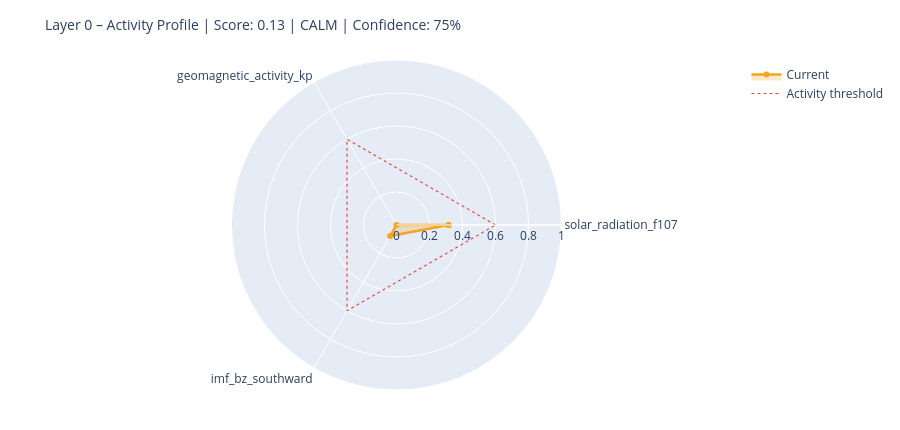

The cell this chart's notebook holds for it:
### Markdown cell above
---
## 6. State Assessment & Handoff to Layer 1

### Code cell
# ============================================================
# STEP 1 – Collect raw values with source modes
# Mode: 'primary' | 'fallback_3h' | 'last_valid' | 'missing'
# ============================================================

def safe_last(df, col):
    if df is None or col not in df.columns: return None
    s = df[col].dropna()
    return float(s.iloc[-1]) if not s.empty else None

f107_now = safe_last(df_f107, 'f10.7')
bz_now   = safe_last(df_mag,  'bz_gsm')
kp_now   = safe_last(df_kp,   'kp')
sw_now   = safe_last(df_sw,   'speed')

source_modes = {
    'F10.7':    'primary'  if f107_now is not None else 'missing',
    'Kp':       'primary'  if kp_now   is not None else 'missing',
    'IMF_Bz':   'primary'  if bz_now   is not None else 'missing',
    'SW_speed': 'primary'  if sw_now   is not None else 'missing',
}

# Kp Fallback – 3h endpoint
if kp_now is None:
    try:
        r = requests.get(
            'https://services.swpc.noaa.gov/json/noaa-planetary-k-index.json',
            timeout=10)
        r.raise_for_status()
        fb = pd.DataFrame(r.json())
        tc = next((c for c in fb.columns if 'time' in c.lower()), fb.columns[0])
        kc = next((c for c in fb.columns if 'kp' in c.lower() and c != tc), None)
        if kc:
            fb[kc] = fb[kc].astype(str).str.extract(r'([0-9]+(?:\.[0-9]*)?)')[0]
            fb[kc] = pd.to_numeric(fb[kc], errors='coerce')
            fb = fb[fb[kc] >= 0].dropna(subset=[kc])
            if not fb.empty:
                kp_now = float(fb[kc].iloc[-1])
                source_modes['Kp'] = 'fallback_3h'
                print(f'  Kp fallback (3h): {kp_now:.1f}')
    except Exception as e:
        print(f'  Kp fallback failed: {e}')

# Solar Wind Fallback – last valid value
if sw_now is None and df_sw is not None and 'speed' in df_sw.columns:
    s = df_sw['speed'].dropna()
    if not s.empty:
        sw_now = float(s.iloc[-1])
        source_modes['SW_speed'] = 'last_valid'
        print(f'  SW fallback (last_valid): {sw_now:.0f} km/s')

print()
print('Source modes:', source_modes)

# ============================================================
# STEP 2 – Score from available components only
# ============================================================

def norm(v, lo, hi):
    if v is None: return None
    return max(0.0, min(1.0, (v - lo) / (hi - lo)))

COMPONENTS = {
    'solar_radiation_f107':    (f107_now, norm(f107_now, 60, 250)),
    'geomagnetic_activity_kp': (kp_now,   norm(kp_now,   0,   9)),
    'imf_bz_southward':        (bz_now,   norm(-(bz_now or 0) if bz_now else None, -5, 30)
                                           if bz_now is not None else None),
    'solar_wind_speed':        (sw_now,   norm(sw_now, 300, 800)),
}

available   = {k: v[1] for k, v in COMPONENTS.items() if v[1] is not None}
unavailable = [k for k, v in COMPONENTS.items() if v[1] is None]

layer0_score = round(sum(available.values()) / len(available), 4) if available else None
confidence   = round(len(available) / len(COMPONENTS), 2)

level = ('unknown'  if layer0_score is None
         else 'calm'     if layer0_score < 0.3
         else 'moderate' if layer0_score < 0.6
         else 'active')

# ============================================================
# STEP 3 – Dominant Driver
# ============================================================

def dominant_driver(kp, f107, bz, sw):
    candidates = []
    if kp   is not None and kp   >= 4:   candidates.append(('geomagnetic',    kp / 9))
    if sw   is not None and sw   >= 500:  candidates.append(('solar_wind',     sw / 800))
    if bz   is not None and bz   <= -5:   candidates.append(('imf_southward',  abs(bz) / 30))
    if f107 is not None and f107 >= 150:  candidates.append(('solar_radiation',f107 / 250))
    return max(candidates, key=lambda x: x[1])[0] if candidates else 'none'

driver = dominant_driver(kp_now, f107_now, bz_now, sw_now)

# ============================================================
# STEP 4 – Downstream expectations
# ============================================================

def downstream_expectation(driver, score, kp, bz, f107):
    exp = {
        'magnetosphere':        'calm',
        'ionosphere':           'calm',
        'schumann_resonance':   'unchanged',
        'lithosphere_currents': 'low',
    }
    if driver == 'geomagnetic' or (kp and kp >= 5):
        exp['magnetosphere']        = 'compressed / storm'
        exp['ionosphere']           = 'elevated disturbance (TEC variability)'
        exp['schumann_resonance']   = 'elevated amplitude possible'
        exp['lithosphere_currents'] = 'elevated induction currents'
    elif driver == 'imf_southward' or (bz and bz <= -5):
        exp['magnetosphere']        = 'energy coupling active'
        exp['ionosphere']           = 'elevated electron density possible'
        exp['schumann_resonance']   = 'slight modulation possible'
    elif driver == 'solar_radiation' or (f107 and f107 >= 150):
        exp['ionosphere']           = 'elevated ionization (F-layer)'
        exp['schumann_resonance']   = 'slightly elevated background activity'
    return exp

downstream = downstream_expectation(driver, layer0_score, kp_now, bz_now, f107_now)

# ============================================================
# CONSOLE OUTPUT
# ============================================================

W = 58
print('=' * W)
print('LAYER 0 – STATE ASSESSMENT')
print('=' * W)
for name, (raw_v, score_v) in COMPONENTS.items():
    if score_v is not None:
        bar = '█' * int(score_v * 20) + '░' * (20 - int(score_v * 20))
        print(f'  {name:<35}  {bar}  {score_v:.2f}')
    else:
        print(f'  {name:<35}  {"─" * 20}  n/a')
print('-' * W)
print(f'  Score ({len(available)}/{len(COMPONENTS)} components):  {layer0_score:.3f}')
print(f'  Confidence:         {confidence:.0%}')
print(f'  Level:              {level.upper()}')
print(f'  Dominant Driver:    {driver}')

# Radar chart
cats = list(available.keys())
vals = list(available.values())
if len(cats) >= 3:
    fig = go.Figure()
    fig.add_trace(go.Scatterpolar(
        r=vals + [vals[0]], theta=cats + [cats[0]],
        fill='toself', fillcolor='rgba(242,166,35,0.25)',
        line=dict(color='#F2A623', width=2.5), name='Current'
    ))
    fig.add_trace(go.Scatterpolar(
        r=[0.6] * (len(cats) + 1), theta=cats + [cats[0]],
        line=dict(color='#E24B4A', dash='dot', width=1.2),
        mode='lines', name='Activity threshold'
    ))
    fig.update_layout(
        title=dict(text=f'Layer 0 – Activity Profile | Score: {layer0_score:.2f} | {level.upper()} | Confidence: {confidence:.0%}',
                   font=dict(size=14)),
        polar=dict(radialaxis=dict(visible=True, range=[0, 1])),
        height=430, showlegend=True,
        margin=dict(l=60, r=60, t=60, b=40)
    )
    fig.show()

### Figure 1 — Plotly figure (JSON) as saved in the notebook; plotly's stock layout.template omitted (floating-point values rounded to 4 significant figures)
{"data": [{"fill": "toself", "fillcolor": "rgba(242,166,35,0.25)", "line": {"color": "#F2A623", "width": 2.5}, "name": "Current", "r": [0.3158, 0.0, 0.07686, 0.3158], "theta": ["solar_radiation_f107", "geomagnetic_activity_kp", "imf_bz_southward", "solar_radiation_f107"], "type": "scatterpolar"}, {"line": {"color": "#E24B4A", "dash": "dot", "width": 1.2}, "mode": "lines", "name": "Activity threshold", "r": [0.6, 0.6, 0.6, 0.6], "theta": ["solar_radiation_f107", "geomagnetic_activity_kp", "imf_bz_southward", "solar_radiation_f107"], "type": "scatterpolar"}], "layout": {"height": 430, "margin": {"b": 40, "l": 60, "r": 60, "t": 60}, "polar": {"radialaxis": {"range": [0, 1], "visible": true}}, "showlegend": true, "title": {"font": {"size": 14}, "text": "Layer 0 – Activity Profile | Score: 0.13 | CALM | Confidence: 75%"}}}
